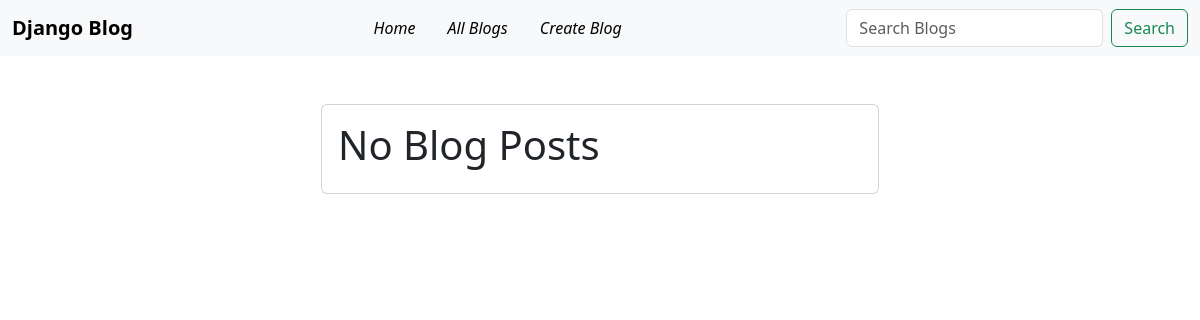
The page /blogs/ on the database as committed earlier.
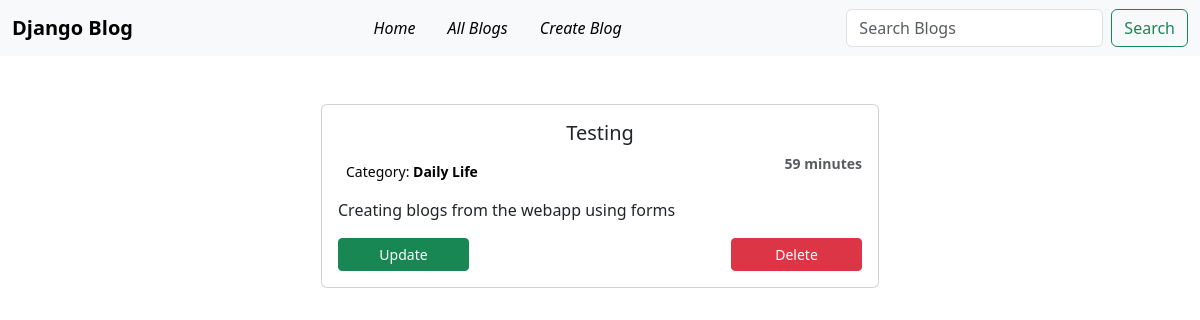
The same page on the database as committed later.
### post/models.py (models this page shows, shortened)
class Post(models.Model):
    title = models.CharField(max_length=150)
    body = models.TextField()
    category = models.ForeignKey(Category,on_delete=models.CASCADE,related_name='posts')
    posted = models.DateTimeField(auto_now_add=True)
    class Meta:
        ordering = ['-posted']

class Category(models.Model):
    name = models.CharField(max_length=100)
    class Meta:
        verbose_name = "Category"
        verbose_name_plural = "Categories"

### post/views.py (the view)
# urls.py: path('blogs/',views.blogs_list,name='all_blogs'),
def blogs_list(request):
    query = request.GET.get('q')
    if query:
        posts = Post.objects.filter(
            Q(title__icontains=query) | Q(category__name__icontains=query)
        )
        return render(request,'post/blogs.html',{'posts':posts})
    else:
        posts = Post.objects.all()
        return render(request,'post/blogs.html',{'posts' : posts})

### post/templates/post/blogs.html (shortened to what this page needs)
{% include 'navbar.html' %}
<!DOCTYPE html>
<html lang="en">
<head>
  <link href="https://cdn.jsdelivr.net/npm/bootstrap@5.3.3/dist/css/bootstrap.min.css" rel="stylesheet">
</head>
<body>
<div class="container py-5 d-flex flex-column align-items-center">
  {% if posts %}
  {% for post in posts %}
    <div class="card p-3 mb-4 h-auto w-50 d-flex flex-column">
        <h5 class="card-title text-center">{{post.title}}</h5>
        <div class="d-flex justify-content-between text-muted small mb-2">
        <span class="p-2 text-black">Category: <strong>{{post.category.name}}</strong></span>
        <span class="fw-bold">{{post.posted|timesince}}</span>
        </div>
        <p class="card-text">{{post.body}}</p>
        <div class="mt-auto d-flex justify-content-between">
        <a  class="btn btn-success btn-sm w-25" href="{% url 'update_blog' post.pk %}"><button style="background-color: transparent; border: 0; color: white;">Update</button></a>
        <a class="btn btn-danger btn-sm w-25" href="{% url 'delete_blog' post.pk %}"><button style="background-color: transparent; border: 0; color: white;" >Delete</button></a>
        </div>
    </div>
  {% endfor %}
  {% else %}
  <div class="card p-3 mb-4 h-auto w-50 d-flex flex-column">
    <h1>No Blog Posts</h1>
  </div>
  {% endif %}
</div>
</body>
</html>

### templates/navbar.html (shortened to what this page needs)
<!DOCTYPE html>
<html lang="en">
<head>
   <link href="https://cdn.jsdelivr.net/npm/bootstrap@5.3.5/dist/css/bootstrap.min.css" rel="stylesheet">
</head>
<body>
  <nav class="navbar navbar-expand-lg bg-body-tertiary">
    <div class="container-fluid">
      <a class="navbar-brand fw-bold" href="#">Django Blog</a>
      <div class="collapse navbar-collapse" id="navbarSupportedContent">
        <ul class="navbar-nav mx-auto mb-2 mb-lg-0 gap-3">
          <li class="nav-item">
            <a class="nav-link active fst-italic"  href="{% url 'home' %}">Home</a>
          </li>
          <li class="nav-item">
            <a class="nav-link active fst-italic" href="{% url 'all_blogs' %}">All Blogs</a>
          </li>
          <li class="nav-item">
            <a class="nav-link active fst-italic" href="{% url 'create_blog' %}">Create Blog</a>
          </li>
        </ul>
        <form class="d-flex" role="search">
          <input class="form-control me-2" type="text" name = "q" placeholder="Search Blogs" aria-label="Search">
          <button class="btn btn-outline-success" type="submit">Search</button>
        </form>
      </div>
    </div>
</nav>
</body>
</html>

Rows that differ between the two databases and show on the page:
added Post: title "Testing", category.name "Daily Life", posted "59 minutes", body "Creating blogs from the webapp using forms"
Other text that changed with them:
text no longer shown: "No Blog Posts"
